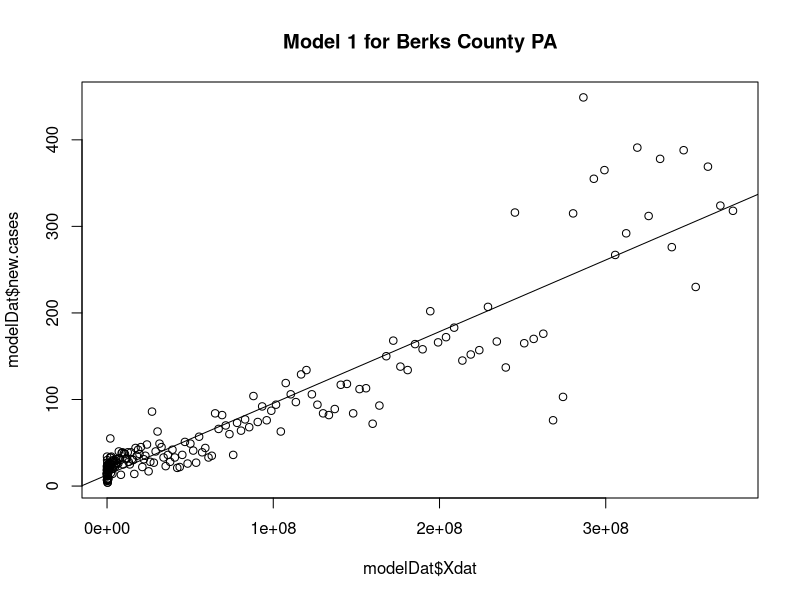
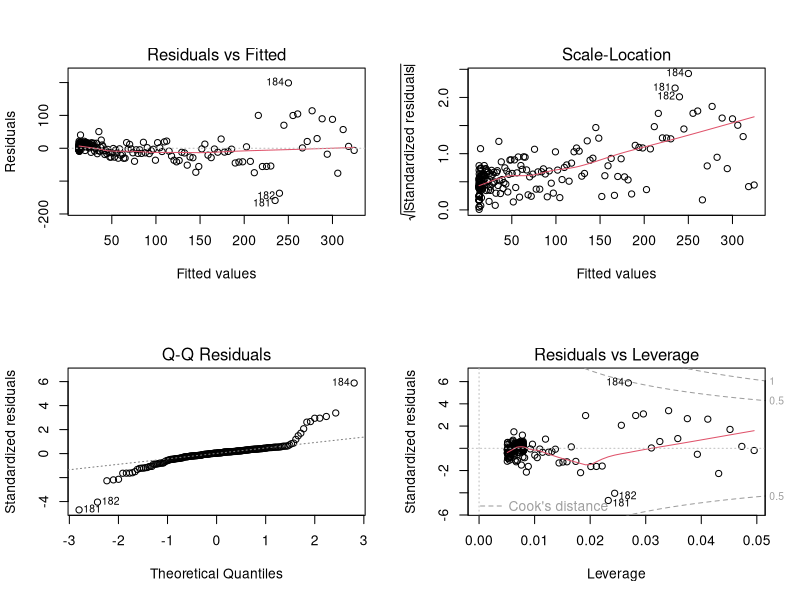
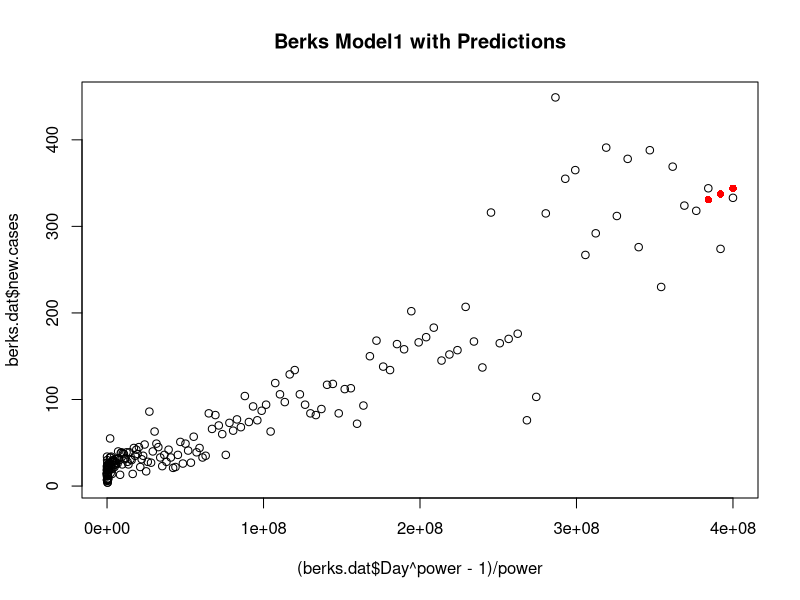
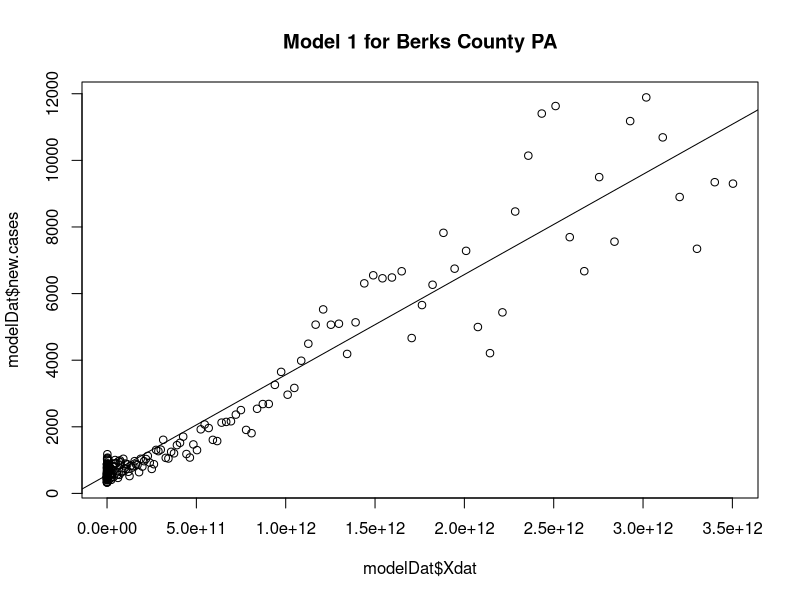
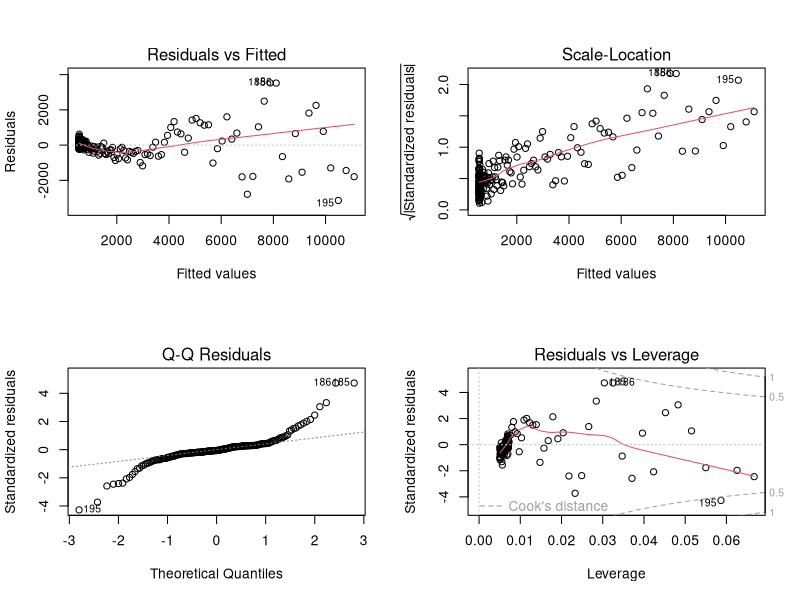
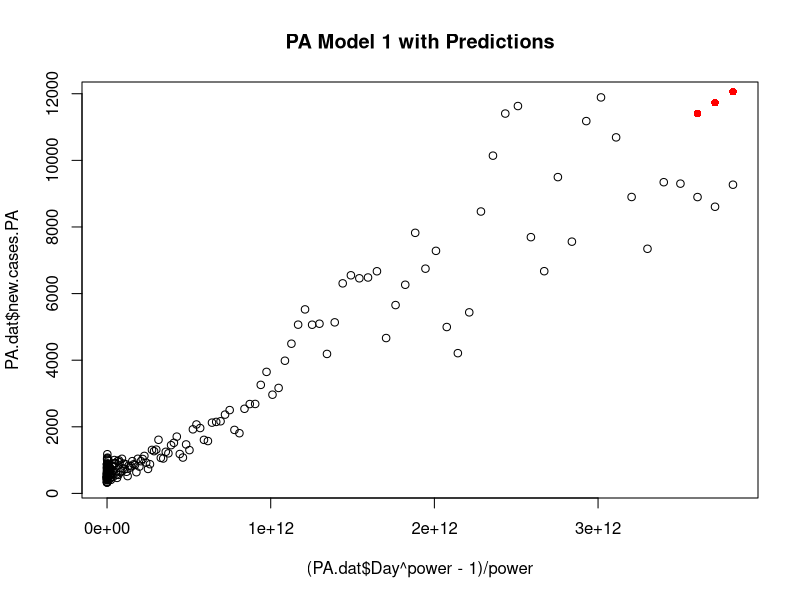

Generate these figures, in order, with R:
## ---- chunk 1
knitr::opts_chunk$set(echo = TRUE)
library(tidyverse)

# Clear plots
if(!is.null(dev.list())) dev.off()
# Clear console
cat("\014") 
# Clean workspace
rm(list=ls())

# Set Path
# Scott Path
path = '/home/scott/GIT/Modeling-COVID-19-with-R/'

# Zack Path
# path = ''

require("knitr")
opts_knit$set(root.dir = path)
## ---- chunk 2
rawdata <- read_csv('PA-COVID-19-Data-Merged.csv')
berks.dat <- rawdata %>% dplyr::filter(.,County == 'Berks' & Date >= '2020-06-01')
#
date_as_factor.berks <- data.frame(Day=c(1:length(unique(berks.dat$Date))),Date=unique(berks.dat$Date))
berks.dat <- berks.dat %>% left_join(.,date_as_factor.berks,by=c("Date"))
berks.model.dat <- berks.dat %>% dplyr::filter(.,Date <= '2020-12-15')
berks.verify.dat <- berks.dat %>% dplyr::filter(.,Date > '2020-12-15')
## ---- chunk 3
# DV  : # of New Cases
# IVs : Day

getMod = function(df){
  p = seq(0,4,0.01)
  Rsquare_p = c(0,0,0,0)
  p.value <- 1
  model = list(NULL)
  for(i in c(2:length(p))){

    modDat <- df %>%  dplyr::mutate(., Xdat = (Day^p[i]-1)/p[i]) %>% drop_na()
    fit <- modDat %>% lm(new.cases ~ Xdat,.)
    sumFit <- summary(fit)
    f <- sumFit$fstatistic
    p.value.fit <- pf(f[1],f[2],f[3],lower.tail=F)
    if(sumFit$adj.r.squared > Rsquare_p[2] & p.value.fit < p.value){
      Rsquare_p <- c(sumFit$r.squared,sumFit$adj.r.squared,p[i],i)
      model <- fit
      p.value <- p.value.fit
      model.sum <- sumFit
    }
  }
  if(is_empty(model)==TRUE){
      print('Search higher power')
      Rsquare_p <- c(sumFit$r.squared,sumFit$adj.r.squared,p[i],i)
      model <- fit
      p.value <- p.value.fit
      model.sum <- sumFit
  }

  return(list(model,Rsquare_p,modDat$Day,p.value,model.sum))
}
berks.model1 <- getMod(berks.model.dat)
## ---- chunk 4
summary(berks.model1[[1]])
model1 = berks.model1[[1]]
modelDat <- data.frame(model1$model)
power <- berks.model1[[2]][[3]]
plot(modelDat$Xdat,modelDat$new.cases,main = 'Model 1 for Berks County PA')
abline(model1)

# get summary and plots of fit
layout(matrix(1:4,2,2))
plot(model1) 
par(mfrow=c(1,1))

# Make predictions
Yhat <- function(B0,B1,day,p){B0+B1*(day^p-1)/p}

y.int <- model1$coefficients[1]
slop <- model1$coefficients[2]
berks.prediction <- Yhat(y.int,slop,berks.verify.dat$Day,power)
plot((berks.dat$Day^power-1)/power , berks.dat$new.cases,main = 'Berks Model1 with Predictions')
prediction.days <- (berks.verify.dat$Day^power-1)/power
prediction <- Yhat(y.int,slop,berks.verify.dat$Day,power)
points(prediction.days, prediction, pch=16,col='red')
sprintf('Acutal new case count for %s was %.2f',berks.verify.dat$Date[1],berks.verify.dat$new.cases[1])
sprintf('Predicted new case count for %s was %.2f',berks.verify.dat$Date[1],prediction[1])
sprintf('Acutal new case count for %s was %.2f',berks.verify.dat$Date[2],berks.verify.dat$new.cases[2])
sprintf('Predicted new case count for %s was %.2f',berks.verify.dat$Date[2],prediction[2])
sprintf('Acutal new case count for %s was %.2f',berks.verify.dat$Date[3],berks.verify.dat$new.cases[3])
sprintf('Predicted new case count for %s was %.2f',berks.verify.dat$Date[3],prediction[3])
## ---- chunk 5
# To model the state, parameters need to be combined for a state total for each day
start.date <- '2020-06-01'
end.date <- '2020-12-15'

PA.dat <- rawdata %>%   dplyr::filter(Date >= as.Date(start.date)) %>% drop_na() 
Pa.date_as_factor <- data.frame(Day=c(1:length(unique(PA.dat$Date))),Date=unique(PA.dat$Date))
PA.dat <- PA.dat %>% left_join(.,Pa.date_as_factor,by=c("Date")) %>% group_by(.,Day) %>% dplyr::mutate(.,Date=unique(Date),Day= Day,new.cases.PA = sum(new.cases), daily.death.count.PA = sum(daily.death.count), patients.hospitalized.PA = sum(patients.hospitalized), patients.on.ventilators.PA = sum(patients.on.ventilators), population.2018.PA = sum(population.2018), airborn.isolation.beds.PA = sum(airborn.isolation.beds), adult.ICU.beds.PA = sum(adult.ICU.beds)) %>% dplyr::select(.,Date,new.cases.PA, daily.death.count.PA, patients.hospitalized.PA, Day, patients.on.ventilators.PA, airborn.isolation.beds.PA, adult.ICU.beds.PA) %>% unique(.) %>% ungroup(.) 

PA.model.dat <- PA.dat %>% dplyr::filter(Date <= as.Date(end.date))
PA.verify.dat <- PA.dat %>% dplyr::filter(Date > as.Date(end.date))

## ---- chunk 6
# Time series model by Day # 
# DV = # of new cases per day
# IVS : Day 

getMod = function(df){
  p = seq(0,10,.1)
  Rsquare_p = c(0,0,0,0)
  p.value <- 1
  model = list(NULL)
  for(i in c(2:length(p))){

    modDat <- df %>%  dplyr::mutate(., Xdat = (Day^p[i]-1)/p[i]) %>% drop_na()
    #print(head(modDat))
    fit <- lm(new.cases.PA ~ Xdat, data = modDat)
    sumFit <- summary(fit)
    f <- sumFit$fstatistic
    p.value.fit <- pf(f[1],f[2],f[3],lower.tail=F)
    if(sumFit$adj.r.squared > Rsquare_p[2] & p.value.fit < p.value){
      Rsquare_p <- c(sumFit$r.squared,sumFit$adj.r.squared,p[i],i)
      model <- fit
      p.value <- p.value.fit
      model.sum <- sumFit
    }
  }
  if(is_empty(model)==TRUE){
      print('Search higher power')
      Rsquare_p <- c(sumFit$r.squared,sumFit$adj.r.squared,p[i],i)
      model <- fit
      p.value <- p.value.fit
      model.sum <- sumFit
  }

  return(list(model,Rsquare_p,modDat$Day,p.value,model.sum))
}

PA.model1 <- getMod(PA.model.dat)

# PA.model <- lm(new.cases.PA ~ Day + daily.death.count.PA + patients.hospitalized.PA + patients.on.ventilators.PA + airborn.isolation.beds.PA + adult.ICU.beds.PA + percent.Democrat.PA + percent.Republican.PA, data = PA.model.dat)

## ---- chunk 7
summary(PA.model1[[1]])
model1 = PA.model1[[1]]
modelDat <- data.frame(model1$model)
power <- PA.model1[[2]][[3]]
plot(modelDat$Xdat,modelDat$new.cases,main = 'Model 1 for Berks County PA')
abline(model1)
# get summary and plots of fit
layout(matrix(1:4,2,2))
plot(model1) 
par(mfrow=c(1,1))

# Make predictions
Yhat <- function(B0,B1,day,p){B0+B1*(day^p-1)/p}

y.int <- model1$coefficients[1]
slop <- model1$coefficients[2]

plot((PA.dat$Day^power-1)/power , PA.dat$new.cases.PA,main = 'PA Model 1 with Predictions')
prediction.days <- (PA.verify.dat$Day^power-1)/power
PA.prediction <- Yhat(y.int,slop,PA.verify.dat$Day,power)
points(prediction.days, PA.prediction, pch=16,col='red')
sprintf('Acutal new case count for %s was %.2f',PA.verify.dat$Date[1],PA.verify.dat$new.cases[1])
sprintf('Predicted new case count for %s was %.2f',PA.verify.dat$Date[1],prediction[1])
sprintf('Acutal new case count for %s was %.2f',PA.verify.dat$Date[2],PA.verify.dat$new.cases[2])
sprintf('Predicted new case count for %s was %.2f',PA.verify.dat$Date[2],prediction[2])
sprintf('Acutal new case count for %s was %.2f',PA.verify.dat$Date[3],PA.verify.dat$new.cases[3])
sprintf('Predicted new case count for %s was %.2f',PA.verify.dat$Date[3],prediction[3])
